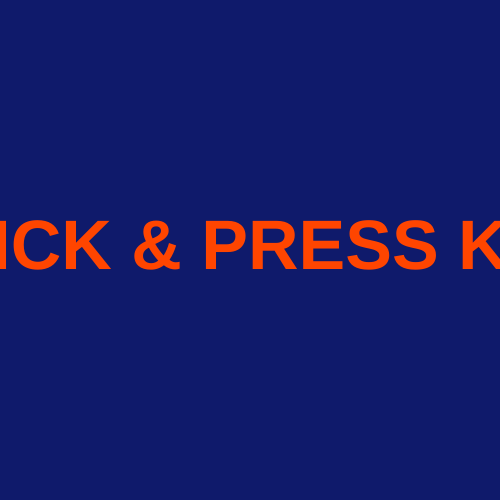
Frame 1 (no input)
Frame 60 (no input): identical to frame 1, image omitted
Frame 120 (the mouse pressed at the canvas centre since frame 60): identical to frame 1, image omitted

The p5.js sketch that drew this single still picture (run headless with seeded random() and noise() and a simulated clock; from frame 60 on, the mouse is pressed at the canvas centre):

// p5.js sketch
// ── sketch.js
let currentKey = '';

function setup() {
  createCanvas(500, 500);
  noStroke();

  textAlign(CENTER, CENTER);
  textSize(70);
  textStyle(BOLD);
}

function draw() {
  background(15, 26, 107);

  if (currentKey === '') {
    fill(255, 69, 0);
    text("CLICK & PRESS KEY", width / 2, height / 2);
  } else {
    // grosse lettre en couleur pleine
    fill(255, 69, 0);
    textSize(900);
    text(currentKey, width / 2, height / 2 + 40);

    // motif différent par rapport à la touche
    randomSeed(currentKey.charCodeAt(0));

    for (let i = 0; i < 180; i++) {
      let x = random(width);
      let y = random(height);
      let s = random(5, 30);

      if (i % 4 === 0) {
        fill(255, 69, 0);
      } else {
        fill(0, 200, 255);
      }

      rect(x, y, s, s);
    }
  }
}

function keyPressed() {
  currentKey = key;
}
